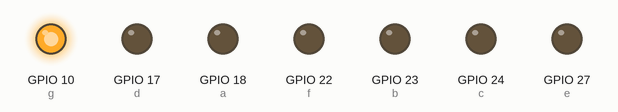
Recording of a program running on a simulated Raspberry Pi (BCM pin numbers). Shown: output pins drawn as LEDs (lit = HIGH).

Above: at 0.5 s.
At 2.5 s:
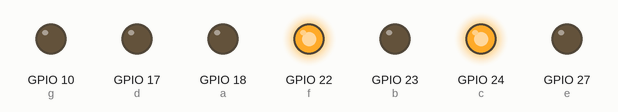
At 4.5 s:
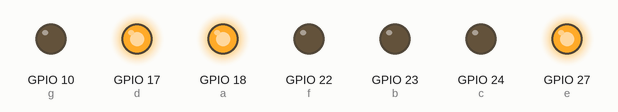
At 9.5 s:
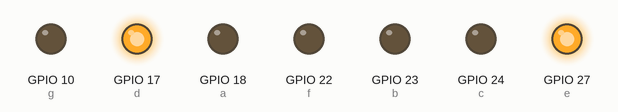
At 14.5 s:
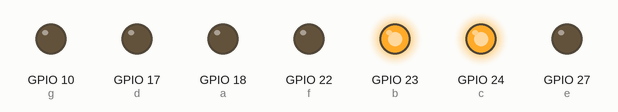
At 19.5 s:
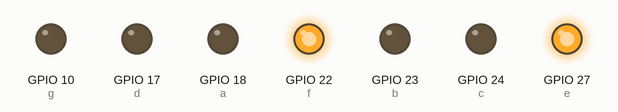
Timing chart, 0 to 20.8 s (numbered marks = the images above):
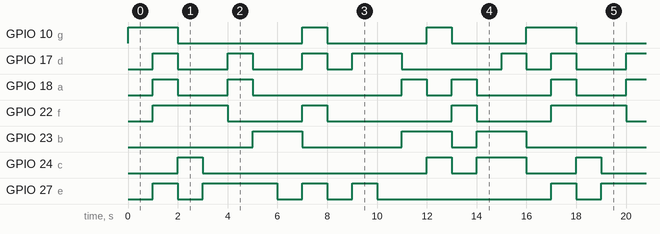

Measured:
- by itself, GPIO 10 (g): repeats every 16.0 s: LOW 5.0 s, HIGH 1.0 s, LOW 4.0 s, HIGH 1.0 s, LOW 3.0 s, HIGH 2.0 s
- by itself, GPIO 17 (d): repeats every 16.0 s: 2 × (LOW 2.0 s, HIGH 1.0 s), LOW 1.0 s, HIGH 2.0 s, LOW 4.0 s, HIGH 1.0 s, LOW 1.0 s, HIGH 1.0 s
- by itself, GPIO 18 (a): repeats every 16.0 s: LOW 2.0 s, HIGH 1.0 s, LOW 6.0 s, HIGH 1.0 s, LOW 1.0 s, HIGH 1.0 s, LOW 3.0 s, HIGH 1.0 s
- by itself, GPIO 22 (f): repeats every 16.0 s: LOW 3.0 s, HIGH 1.0 s, LOW 5.0 s, HIGH 1.0 s, LOW 3.0 s, HIGH 3.0 s
- by itself, GPIO 23 (b): repeats every 16.0 s: LOW 4.0 s, HIGH 2.0 s, LOW 1.0 s, HIGH 2.0 s, LOW 5.0 s, HIGH 2.0 s
- by itself, GPIO 24 (c): repeats every 16.0 s: LOW 9.0 s, HIGH 1.0 s, LOW 1.0 s, HIGH 2.0 s, LOW 2.0 s, HIGH 1.0 s
- by itself, GPIO 27 (e): repeats every 16.0 s: LOW 1.0 s, HIGH 3.0 s, 2 × (LOW 1.0 s, HIGH 1.0 s), LOW 7.0 s, HIGH 1.0 s

The program:

gpio_display.py
```python
import RPi.GPIO as GPIO
import time

def main():
    GPIO.setmode(GPIO.BCM)
    GPIO.setwarnings(False)
    a = 18
    GPIO.setup(a, GPIO.OUT)
    b = 23
    GPIO.setup(b, GPIO.OUT)
    c = 24
    GPIO.setup(c, GPIO.OUT)
    d = 17
    GPIO.setup(d, GPIO.OUT)
    e = 27
    GPIO.setup(e, GPIO.OUT)
    f = 22
    GPIO.setup(f, GPIO.OUT)
    g = 10
    GPIO.setup(g, GPIO.OUT)
    while True:
        # 0
        GPIO.output(a,0)
        GPIO.output(b,0)
        GPIO.output(c,0)
        GPIO.output(d,0)
        GPIO.output(e,0)
        GPIO.output(f,0)
        GPIO.output(g,1)
        time.sleep(1)

        #1
        GPIO.output(a,1)
        GPIO.output(b,0)
        GPIO.output(c,0)
        GPIO.output(d,1)
        GPIO.output(e,1)
        GPIO.output(f,1)
        GPIO.output(g,1)
        time.sleep(1)

        #2
        GPIO.output(a,0)
        GPIO.output(b,0)
        GPIO.output(c,1)
        GPIO.output(d,0)
        GPIO.output(e,0)
        GPIO.output(f,1)
        GPIO.output(g,0)
        time.sleep(1)

        #3
        GPIO.output(a,0)
        GPIO.output(b,0)
        GPIO.output(c,0)
        GPIO.output(d,0)
        GPIO.output(e,1)
        GPIO.output(f,1)
        GPIO.output(g,0)
        time.sleep(1)

        #4
        GPIO.output(a,1)
        GPIO.output(b,0)
        GPIO.output(c,0)
        GPIO.output(d,1)
        GPIO.output(e,1)
        GPIO.output(f,0)
        GPIO.output(g,0)
        time.sleep(1)

        #5
        GPIO.output(a,0)
        GPIO.output(b,1)
        GPIO.output(c,0)
        GPIO.output(d,0)
        GPIO.output(e,1)
        GPIO.output(f,0)
        GPIO.output(g,0)
        time.sleep(1)

        #6
        GPIO.output(a,0)
        GPIO.output(b,1)
        GPIO.output(c,0)
        GPIO.output(d,0)
        GPIO.output(e,0)
        GPIO.output(f,0)
        GPIO.output(g,0)
        time.sleep(1)

        #7
        GPIO.output(a,0)
        GPIO.output(b,0)
        GPIO.output(c,0)
        GPIO.output(d,1)
        GPIO.output(e,1)
        GPIO.output(f,1)
        GPIO.output(g,1)
        time.sleep(1)

        #8
        GPIO.output(a,0)
        GPIO.output(b,0)
        GPIO.output(c,0)
        GPIO.output(d,0)
        GPIO.output(e,0)
        GPIO.output(f,0)
        GPIO.output(g,0)
        time.sleep(1)

        #9
        GPIO.output(a,0)
        GPIO.output(b,0)
        GPIO.output(c,0)
        GPIO.output(d,1)
        GPIO.output(e,1)
        GPIO.output(f,0)
        GPIO.output(g,0)
        time.sleep(1)

        #A
        GPIO.output(a,0)
        GPIO.output(b,0)
        GPIO.output(c,0)
        GPIO.output(d,1)
        GPIO.output(e,0)
        GPIO.output(f,0)
        GPIO.output(g,0)
        time.sleep(1)

        #b
        GPIO.output(a,1)
        GPIO.output(b,1)
        GPIO.output(c,0)
        GPIO.output(d,0)
        GPIO.output(e,0)
        GPIO.output(f,0)
        GPIO.output(g,0)
        time.sleep(1)

        #C
        GPIO.output(a,0)
        GPIO.output(b,1)
        GPIO.output(c,1)
        GPIO.output(d,0)
        GPIO.output(e,0)
        GPIO.output(f,0)
        GPIO.output(g,1)
        time.sleep(1)

        #d
        GPIO.output(a,1)
        GPIO.output(b,0)
        GPIO.output(c,0)
        GPIO.output(d,0)
        GPIO.output(e,0)
        GPIO.output(f,1)
        GPIO.output(g,0)
        time.sleep(1)

        #E
        GPIO.output(a,0)
        GPIO.output(b,1)
        GPIO.output(c,1)
        GPIO.output(d,0)
        GPIO.output(e,0)
        GPIO.output(f,0)
        GPIO.output(g,0)
        time.sleep(1)

        #F
        GPIO.output(a,0)
        GPIO.output(b,1)
        GPIO.output(c,1)
        GPIO.output(d,1)
        GPIO.output(e,0)
        GPIO.output(f,0)
        GPIO.output(g,0)
        time.sleep(1)

if __name__=="__main__":
    main()
```
